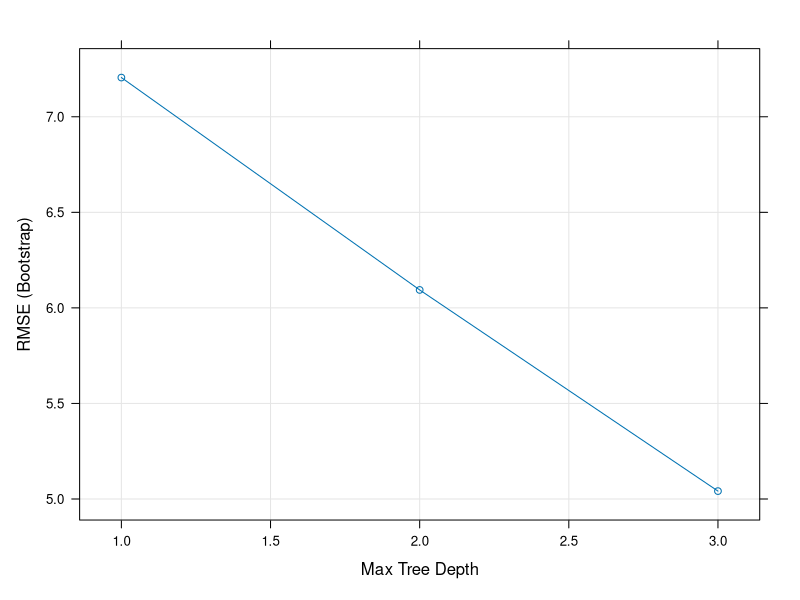
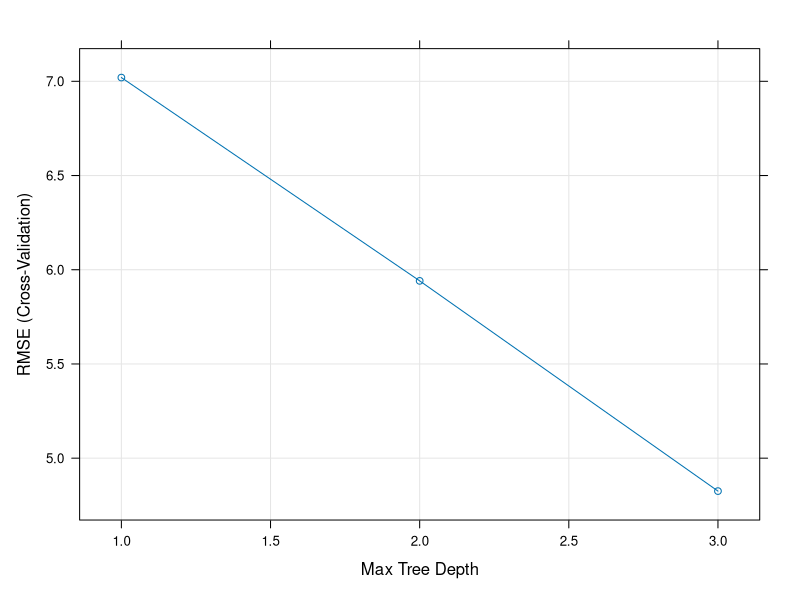

Write R code to recreate these figures, in order. (Note: this script raises an error after producing the figures.)
#Decision tree
#Decision Trees model regression problems by split data based on different values
#Response variable 'medv' which is the Median Housing Value from the Boston Housing dataset
library(MASS)
data(Boston)
str(Boston)

#create a basic Decision Tree regression model, using rpart
library(rpart)
model = rpart(medv ~ ., data = Boston)
model

#model a ridge regression using the Caret package
#Ridge regression is a model tuning method that is used to analyse any data that suffers from multicollinearity. This method performs L2 regularization. 
#pass the same parameters as above, but in addition we pass the method = 'rpart2' model to tell caret to use a lasso model.
#The Least Absolute Shrinkage and Selection Operator (LASSO) is a regularization method that can set the coefficients of some features to zero.
library(caret)
set.seed(1)

model <- train(
  medv ~ .,
  data = Boston,
  method = 'rpart2'
)

# caret automatically trained over multiple hyper parameters
model

#trained over multiple hyper parameters
plot(model)

#preprocess

set.seed(1)

inTraining <- createDataPartition(Boston$medv, p = .80, list = FALSE)
training <- Boston[inTraining,]
testing  <- Boston[-inTraining,]

set.seed(1)
model3 <- train(
  medv ~ .,
  data = training,
  method = 'rpart2',
  preProcess = c("center", "scale")
)
model3

#check our data on the test set.
#use the subset method to get the features and test target. 
#then use the predict method passing in our model from above and the test features.
#calculate the RMSE and r2 to compare to the model above.
#use the subset method to get the features and test target
test.features = subset(testing, select=-c(medv))
test.target = subset(testing, select=medv)[,1]

predictions = predict(model3, newdata = test.features)

# RMSE
sqrt(mean((test.target - predictions)^2))

# R2
cor(test.target, predictions) ^ 2

#cross validation
#k-fold cross-validation that resamples and splits our data many times.
#then train the model on these samples and pick the best model. 
#Caret uses trainControl method to make this easy.

#10-fold cross-validation, pass method = "cv", number = 10 
set.seed(1)
ctrl <- trainControl(
  method = "cv",
  number = 10,
 )

#retrain our model and pass the ctrl response to the trControl parameter.
# set.seed(1)
model4 <- train(
  medv ~ .,
  data = training,
  method = 'rpart2',
  preProcess = c("center", "scale"),
  trControl = ctrl
)
model4
#The final value used for the model was maxdepth = 3

plot(model4)
#results seemed to have improved our accuracy for our training data

test.features = subset(testing, select=-c(medv))
test.target = subset(testing, select=medv)[,1]

predictions = predict(model4, newdata = test.features)

# RMSE
sqrt(mean((test.target - predictions)^2))

# R2
cor(test.target, predictions) ^ 2

#tune hyperparameters
#ridge model, we can give the model different values of lambda.

set.seed(1)

tuneGrid <- expand.grid(
  degree = 1, 
  nprune = c(2, 11, 10)
)

model5 <- train(
  medv ~ .,
  data = training,
  method = 'earth',
  preProcess = c("center", "scale"),
  trControl = ctrl,
  tuneGrid = tuneGrid
)

model5
#plot the model to see how it performs over different tuning parameters.
plot(model5)

#Random Forest - tree model that uses the bagging technique.
#Many trees are built up in parallel and used to build a single tree model

library(randomForest)

#rfNews() to see new features/changes/bug fixes.

#turn target to factor
str(Boston)
#medv is numeric - regression tree, RMSE
model = randomForest(medv ~ ., data = Boston)
model

#Modeling Random Forest in R with Caret
#how to model a ridge regression using the Caret package
#use the train method. We pass the same parameters as above, but in addition we pass the method = 'rf' model to tell Caret to use a lasso model.

library(caret)

set.seed(1)
model <- train(
  medv ~ .,
  data = Boston,
  method = 'rf'
)
model
#caret automatically trained over multiple hyper parameters. 
#plot those to visualize.
plot(model)

#Preprocessing with Caret
#center and scale our data
preProcess = c("center", "scale")
set.seed(1)

model2 <- train(
  medv ~ .,
  data = Boston,
  method = 'rf',
  preProcess = c("center", "scale") #center and scale
)
model2

set.seed(1)
#split and can check for overfitting
#return indexes that contains 80% of the data that we should use for training
inTraining <- createDataPartition(Boston$medv, p = .80, list = FALSE)
training <- Boston[inTraining,]
testing  <- Boston[-inTraining,]

#fit our model again using only the training data
set.seed(1)
model3 <- train(
  medv ~ .,
  data = training,
  method = 'rf',
  preProcess = c("center", "scale")
)
model3

#check our data on the test set

test.features = subset(testing, select=-c(medv))
test.target = subset(testing, select=medv)[,1]

predictions = predict(model3, newdata = test.features)

#calculate the RMSE and r2 to compare to the model above.
# RMSE
sqrt(mean((test.target - predictions)^2))

cor(test.target, predictions) ^ 2

#10-fold cross-validation
#common to use a data partitioning strategy like k-fold cross-validation that 
#resamples and splits our data many times.
#train the model on these samples and pick the best model
#easy with the trainControl method
set.seed(1)
ctrl <- trainControl(
  method = "cv",
  number = 10, #for 10 fold
)
#retrain the model on these samples and pick the best model
set.seed(1)
model4 <- train(
  medv ~ .,
  data = training,
  method = 'rf',
  preProcess = c("center", "scale"),
  trControl = ctrl
)
model4

plot(model4)

test.features = subset(testing, select=-c(medv))
test.target = subset(testing, select=medv)[,1]

predictions = predict(model4, newdata = test.features)

# RMSE
sqrt(mean((test.target - predictions)^2))

#improved our accuracy for our training data
# R2
cor(test.target, predictions) ^ 2

#Tuning Hyper Parameters
#o tune a random forest model, we can give the model different values of mtry. 
#Caret will retrain the model using different mtry and select the best version.
set.seed(1)
tuneGrid <- expand.grid(
  mtry = c(2:4)
)

model5 <- train(
  medv ~ .,
  data = training,
  method = 'rf',
  preProcess = c("center", "scale"),
  trControl = ctrl,
  tuneGrid = tuneGrid
)
model5

plot(model5)


#second random forest run

#training Sample with 300 observations
train=sample(1:nrow(Boston),300)

Boston.rf=randomForest(medv ~ . , data = Boston , subset = train)
Boston.rf

#Mean Squared Error and Variance explained are calculated using Out of Bag Error Estimation.

#Plotting the Error vs Number of Trees Graph.
plot(Boston.rf)

# Error and the Number of Trees.We can easily notice that how the Error is 
#dropping as we keep on adding more and more trees and average them.

#Random Forest model chose Randomly 4 variables to be considered at each split.
#now try all possible 13 predictors which can be found at each split.
#compare the Out of Bag Sample Errors and Error on Test set

oob.err=double(13)
test.err=double(13)
#mtry is no of Variables randomly chosen at each split

for(mtry in 1:13) 
{
  rf=randomForest(medv ~ . , data = Boston , subset = train,mtry=mtry,ntree=400) 
  oob.err[mtry] = rf$mse[400] #Error of all Trees fitted
  
  pred<-predict(rf,Boston[-train,]) #Predictions on Test Set for each Tree
  test.err[mtry]= with(Boston[-train,], mean( (medv - pred)^2)) #Mean Squared Test Error
  
  cat(mtry," ") #printing the output to the console
  
}

#Test Error
test.err

#Out of Bag Error Estimation
oob.err

#Plotting both Test Error and Out of Bag Error
matplot(1:mtry , cbind(oob.err,test.err), pch=19 , col=c("red","blue"),type="b",ylab="Mean Squared Error",xlab="Number of Predictors Considered at each Split")
legend("topright",legend=c("Out of Bag Error","Test Error"),pch=19, col=c("red","blue"))

#four is the number of predictor variables that produced the smallest mean squared error
#for the fitted trees (Out of Bag error).

#the Red line is the Out of Bag Error Estimates and the Blue Line is the Error calculated on Test Set
#Error Tends to be minimized at around mtry=4 .


